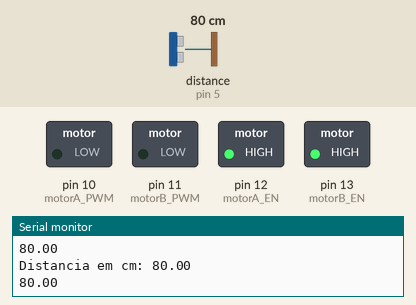
The sketch below on a simulated Arduino Uno, built with avr-gcc and run on an emulated ATmega328P. Parts: switched loads named in the sketch (green lamp = pin HIGH), the last lines printed to the serial monitor. The inputs (shaded band) are chosen by the test bench; at power-on: distance to the obstacle (sensor on pin 5) 80 cm. The echo pulse lasts 58.3 µs per cm.

Above: at 1.2 s.
1.3 s: distance to the obstacle (sensor on pin 5) set to 27 cm
2.8 s: distance to the obstacle (sensor on pin 5) set to 22 cm
At 4.0 s:
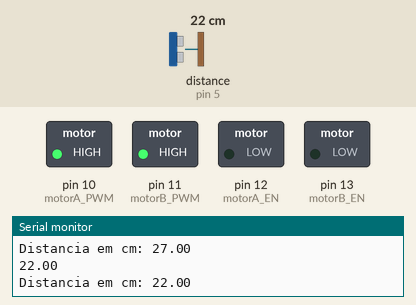
5.8 s: distance to the obstacle (sensor on pin 5) set to 120 cm
At 6.6 s:
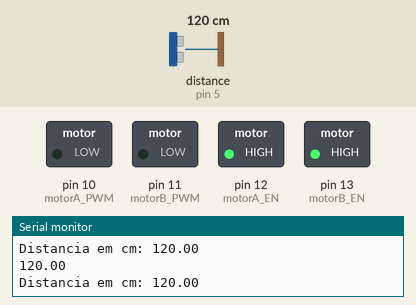
7.3 s: distance to the obstacle (sensor on pin 5) set to 2 cm
At 10.1 s:
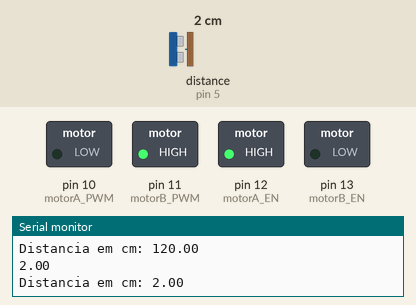
Timing chart, 0 to 11.3 s (numbered marks = the images above; inputs shaded):
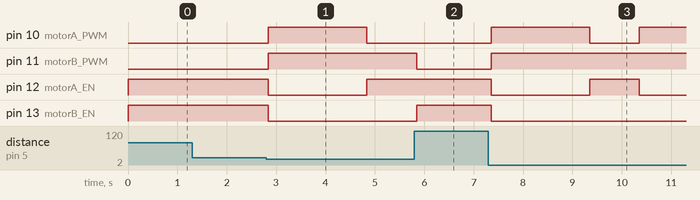

The sketch:

Carro_2WD.ino
```cpp
#include <HCSR04.h>

// Initialize sensor that uses digital pins 13 and 12.
const byte triggerPin = 4;
const byte echoPin = 5;
UltraSonicDistanceSensor distanceSensor(triggerPin, echoPin);

int motorA_PWM = 10; //Controle de velocidade do motor A (Esquerdo)
int motorB_PWM = 11; //Controle de velocidade do motor B (Direito)
int motorA_EN = 12; //Controle de direção do motor A (Esquerdo))
int motorB_EN = 13; //Controle de direção do motor B (Direito)
 //variável para controle de velocidade de rotação dos motores,sendo 0 o valor de velocidade mínimo e 255 o valor de velocidade máxima.
void setup(){

  Serial.begin(9600); //Inicializa a comunicação serial


  pinMode (motorA_PWM, OUTPUT);
  pinMode (motorA_EN, OUTPUT);
  pinMode (motorB_PWM, OUTPUT);
  pinMode (motorB_EN, OUTPUT);
}
void loop(){


  float distance = distanceSensor.measureDistanceCm();
  Serial.println(distance);
  //Exibe informacoes no serial monitor
  Serial.print("Distancia em cm: ");
  Serial.println(distance);

  if (distance >= 0 && distance <= 25){
    parar();

  }else{
    frente();
  }


}


void frente(){
  digitalWrite(motorA_EN, HIGH); //Motor A. HIGH = HORARIO
  digitalWrite(motorB_EN, HIGH); //Motor B. HIGH = HORARIO

  analogWrite(motorA_PWM, 0); //PWM do motor esquerdo
  analogWrite(motorB_PWM, 0); //PWM do motor direito
}

void parar(){
  digitalWrite(motorA_EN, LOW); //Motor A. HIGH = HORARIO
  digitalWrite(motorB_EN, LOW); //Motor B. HIGH = HORARIO
  analogWrite(motorA_PWM, 255); //PWM do motor esquerdo
  analogWrite(motorB_PWM, 255); //PWM do motor direito
  delay(2000);
  digitalWrite(motorA_EN, HIGH); //Motor A. HIGH = HORARIO
  digitalWrite(motorB_EN, LOW); //Motor B. HIGH = HORARIO
  analogWrite(motorA_PWM, 0); //PWM do motor esquerdo
  analogWrite(motorB_PWM, 255); //PWM do motor direito
  delay(1000);
}
```

Measured:
- the behaviour switches between 26 and 25 cm on distance to the obstacle (sensor on pin 5) (found by bisection; images 0 and 1)
- after the input at 2.8 s, pin 10 (motorA_PWM): LOW → HIGH at once, → LOW 2.0 s later; pin 11 (motorB_PWM): LOW → HIGH at once; pin 12 (motorA_EN): HIGH → LOW at once, → HIGH 2.0 s later; pin 13 (motorB_EN): HIGH → LOW at once
- after the input at 5.8 s, pin 10 (motorA_PWM): stays LOW (without the input it goes to HIGH after 0.04 s); pin 11 (motorB_PWM): HIGH → LOW after 0.05 s; pin 12 (motorA_EN): stays HIGH (without the input it goes to LOW after 0.04 s); pin 13 (motorB_EN): LOW → HIGH after 0.05 s
- after the input at 7.3 s, pin 10 (motorA_PWM): LOW → HIGH after 0.05 s, → LOW 2.0 s later, → HIGH 1.0 s later; pin 11 (motorB_PWM): LOW → HIGH after 0.05 s; pin 12 (motorA_EN): HIGH → LOW after 0.05 s, → HIGH 2.0 s later, → LOW 1.0 s later; pin 13 (motorB_EN): HIGH → LOW after 0.05 s
